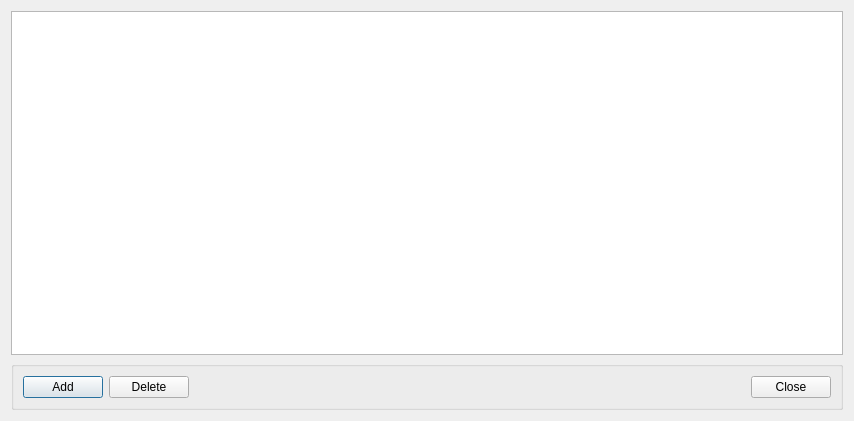
<?xml version="1.0" encoding="UTF-8"?>
<ui version="4.0">
 <class>Dialog</class>
 <widget class="QDialog" name="Dialog">
  <property name="geometry">
   <rect>
    <x>0</x>
    <y>0</y>
    <width>854</width>
    <height>421</height>
   </rect>
  </property>
  <property name="windowTitle">
   <string>Dialog</string>
  </property>
  <layout class="QVBoxLayout" name="verticalLayout">
   <item>
    <widget class="QListWidget" name="lw_sources">
     <property name="alternatingRowColors">
      <bool>true</bool>
     </property>
     <property name="sortingEnabled">
      <bool>true</bool>
     </property>
    </widget>
   </item>
   <item>
    <layout class="QHBoxLayout" name="horizontalLayout_2">
     <item>
      <widget class="QGroupBox" name="groupBox">
       <property name="title">
        <string/>
       </property>
       <layout class="QHBoxLayout" name="horizontalLayout">
        <item>
         <widget class="QPushButton" name="pb_add">
          <property name="text">
           <string>Add</string>
          </property>
         </widget>
        </item>
        <item>
         <widget class="QPushButton" name="pb_delete">
          <property name="text">
           <string>Delete</string>
          </property>
         </widget>
        </item>
        <item>
         <spacer name="horizontalSpacer_3">
          <property name="orientation">
           <enum>Qt::Orientation::Horizontal</enum>
          </property>
          <property name="sizeHint" stdset="0">
           <size>
            <width>565</width>
            <height>20</height>
           </size>
          </property>
         </spacer>
        </item>
        <item>
         <widget class="QPushButton" name="pb_close">
          <property name="text">
           <string>Close</string>
          </property>
         </widget>
        </item>
       </layout>
      </widget>
     </item>
    </layout>
   </item>
  </layout>
 </widget>
 <resources/>
 <connections/>
</ui>
